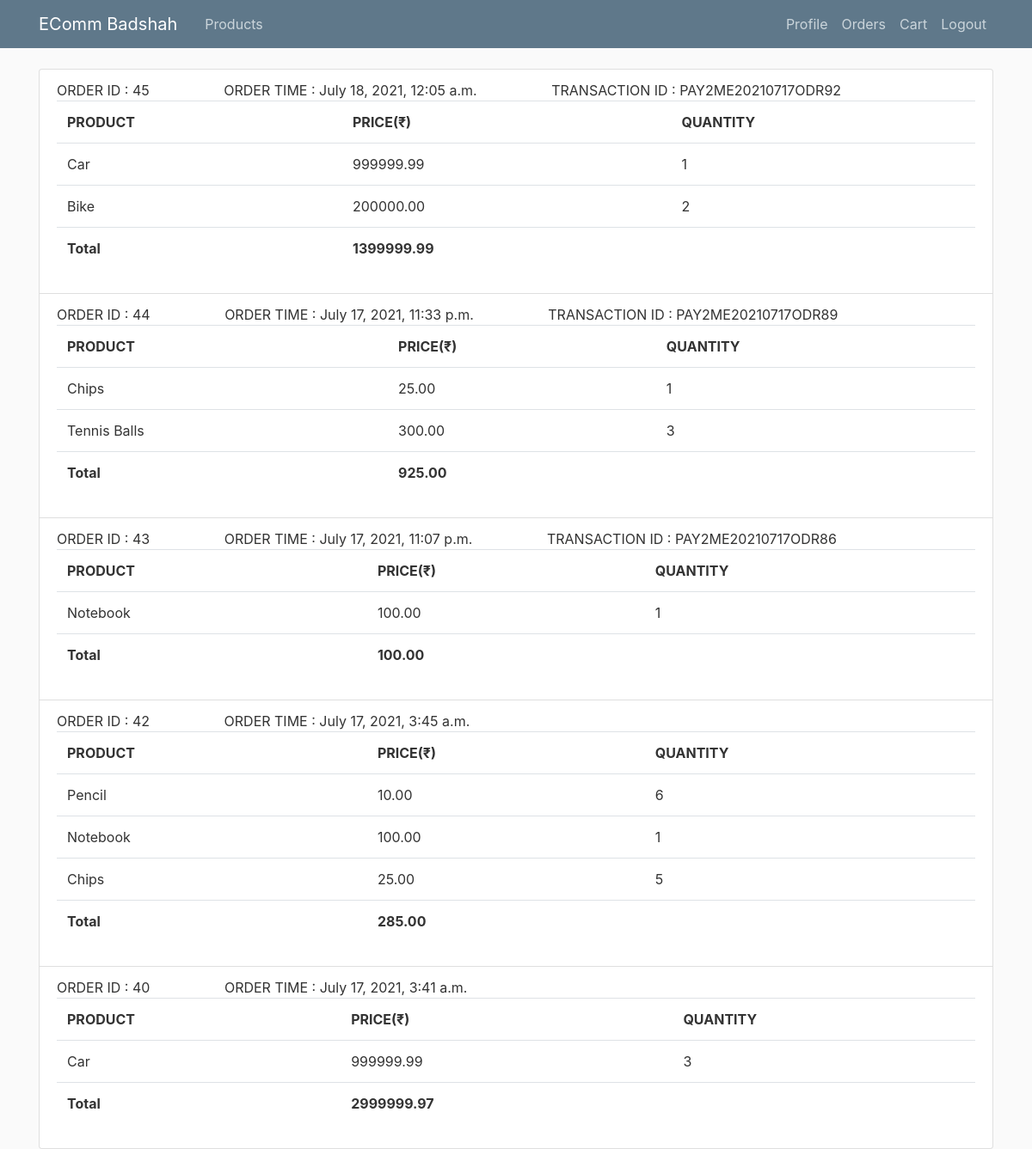
The app's page /Orders (signed in) with its own data.
### products/models.py (models this page shows, shortened)
class Order (models.Model):
    user = models.ForeignKey(User, on_delete=models.CASCADE)
    items = models.ManyToManyField(CartProduct, blank=True, default = [])
    placed = models.BooleanField(default = "False")
    order_time = models.DateTimeField(blank = True, null = True)
    amount = models.DecimalField(decimal_places=2, max_digits=15, default = 0)
    transaction = models.OneToOneField(Transaction, on_delete=models.CASCADE, null=True, blank=True)

class CartProduct (models.Model):
    product = models.ForeignKey(Product, on_delete = models.CASCADE)
    quantity = models.IntegerField(default = 1)

class Product (models.Model):
    title = models.CharField(max_length=100)
    description = models.TextField()
    price = models.DecimalField(decimal_places=2, max_digits=10)
    image = models.ImageField(default='default_prod.jpg', upload_to='product_images')

### payments/models.py (models this page shows, shortened)
class Transaction(models.Model):
    made_by = models.ForeignKey(User, related_name='transactions', on_delete=models.CASCADE)
    made_on = models.DateTimeField(auto_now_add=True)
    amount = models.IntegerField()
    order_id = models.CharField(unique=True, max_length=100, null=True, blank=True)
    checksum = models.CharField(max_length=100, null=True, blank=True)
    txn_id = models.CharField(unique=True, max_length=100, null=True, blank=True)

### products/views.py (the view)
# urls.py: path('Orders', views.OrderListView.as_view(), name="orders")
class OrderListView (ListView):
    model = Order
    template_name = "products/orders.html"
    context_object_name = "orders"
    def queryset (self):
        usr = get_object_or_404(User, username=self.request.user)
        qset = Order.objects.filter(user = usr, placed = True).order_by('-order_time')
        return qset

### products/templates/products/orders.html
{% extends "products/base.html" %}
{% block content %}
<ul class = "list-group">
    {% for order in orders %}
    <li class = "list-group-item">
        <caption class = "font-weight-bold">ORDER ID : {{order.id}} &emsp; &emsp; &emsp; &emsp; ORDER TIME : {{order.order_time}} &emsp; &emsp; &emsp; &emsp;
            {% if order.transaction %}TRANSACTION ID : {{order.transaction.order_id}} {% endif %}
        </caption>
        <table class="table">
            <tr>
                <th scope = "col">PRODUCT</th>
                <th scope = "col">PRICE(₹)</th>
                <th scope = "col">QUANTITY</th>
            </tr>
        {% for item in order.items.all %}
        <tr> <td>{{item.product.title}}</td>    <td>{{item.product.price}}</td>      <td>{{item.quantity}} </td></tr>
        {% endfor %}
        <tr><th>Total</th>  <th>{{order.amount}}</th><td></td></tr>
        </table>
    </li>
    {% endfor %}
</ul>
{% endblock content %}

### products/static/products/main.css (style rules this page uses)
body { background: #fafafa; color: #333333; margin-top: 5rem; }
ul { margin: 0; }

### records on screen
Order: id "45", order_time "July 18, 2021, 12:05 a.m.", transaction.order_id "PAY2ME20210717ODR92", amount "1399999.99"
CartProduct: product "Car", product.price "999999.99", quantity "1"
CartProduct: product "Bike", product.price "200000.00", quantity "2"
Order: id "44", order_time "July 17, 2021, 11:33 p.m.", transaction.order_id "PAY2ME20210717ODR89", amount "925.00"
CartProduct: product "Chips", product.price "25.00", quantity "1"
CartProduct: product "Tennis Balls", product.price "300.00", quantity "3"
Order: id "43", order_time "July 17, 2021, 11:07 p.m.", transaction.order_id "PAY2ME20210717ODR86", amount "100.00"
CartProduct: product "Notebook", product.price "100.00", quantity "1"
Order: id "42", order_time "July 17, 2021, 3:45 a.m.", amount "285.00"
CartProduct: product "Pencil", product.price "10.00", quantity "6"
CartProduct: product "Notebook", product.price "100.00", quantity "1"
CartProduct: product "Chips", product.price "25.00", quantity "5"
Order: id "40", order_time "July 17, 2021, 3:41 a.m.", amount "2999999.97"
CartProduct: product "Car", product.price "999999.99", quantity "3"
